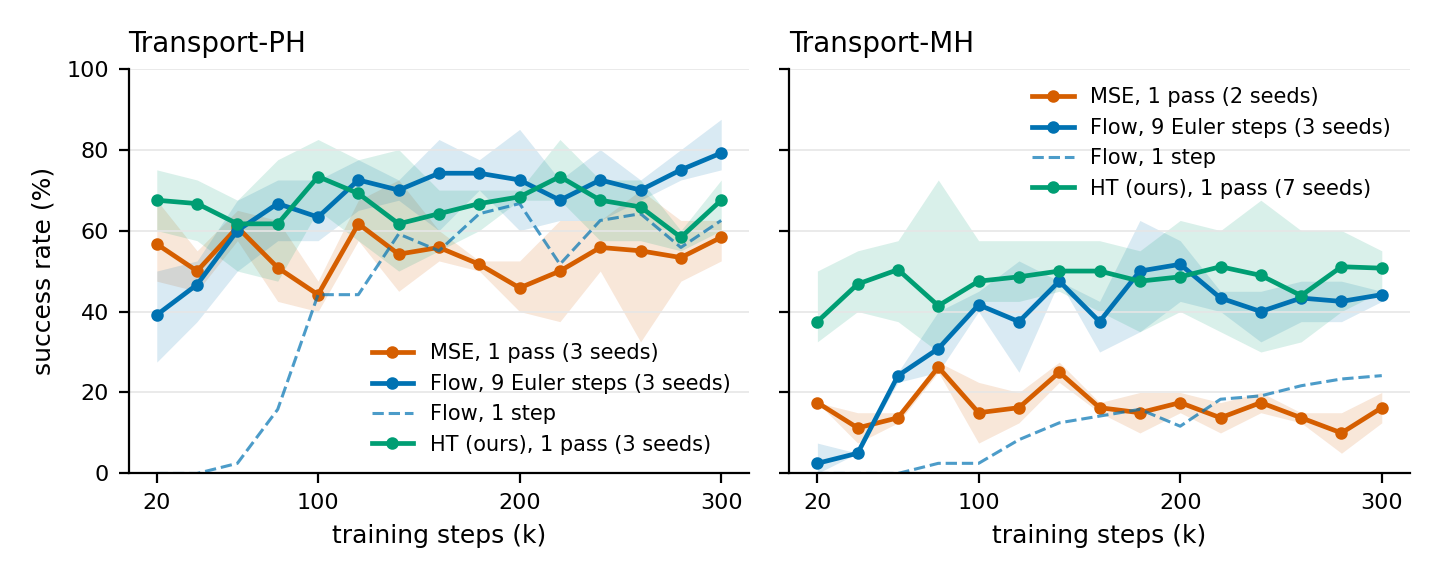

Source code (Python):
"""RoboMimic training-convergence curves: HT vs flow (same harness, Chi-UNet, absolute actions, obs history 8,
300k steps, in-train 50-episode evals every 20k). Seeds: 3 per head (transport-mh HT: 3 t12 + 4 k_align seeds).
Data: scripts_gain_rule/../rm_convergence_curves.json (per-seed curves from the cluster run logs)."""
import json, sys, numpy as np, matplotlib
matplotlib.use("Agg"); import matplotlib.pyplot as plt
D = json.load(open(sys.argv[1] if len(sys.argv) > 1 else "analysis/paper/rm_convergence_curves.json"))
steps = np.arange(20, 301, 20)
COL = {"flow": "#0072B2", "flow1": "#0072B2", "ht": "#009E73", "mip": "#8c8c8c", "mse": "#D55E00"}
LAB = {"flow": "Flow, 9 Euler steps", "flow1": "Flow, 1 step", "ht": "HT (ours), 1 pass", "mip": "MIP", "mse": "MSE, 1 pass"}
KEY = {"flow": "mean_success_9", "flow1": "mean_success_1", "ht": "mean_success_1", "mip": "mean_success_1", "mse": "mean_success_1"}
fig, axes = plt.subplots(1, 2, figsize=(7.2, 2.9), sharey=True)
summary = {}
for ax, task in zip(axes, ["transport-ph", "transport-mh"]):
    for head in ["mse", "flow", "flow1", "ht"]:
        src = "flow" if head == "flow1" else head
        if src not in D[task]: continue
        runs = dict(D[task][src])
        if head == "ht" and "ht_kalign" in D[task]: runs.update(D[task]["ht_kalign"])
        M = np.array([[v for _, v in c[KEY[head]]] for c in runs.values() if KEY[head] in c and len(c[KEY[head]]) == 15]) * 100
        m, lo, hi = M.mean(0), M.min(0), M.max(0)
        if head == "flow1":
            ax.plot(steps, m, "--", color=COL[head], lw=1.1, alpha=0.7, label=f"{LAB[head]}")
        else:
            ax.fill_between(steps, lo, hi, color=COL[head], alpha=0.15, lw=0)
            ax.plot(steps, m, "-o", color=COL[head], ms=3.5, lw=1.7, label=f"{LAB[head]} ({len(M)} seeds)")
        summary[(task, head)] = m
    ax.set_title(task.replace("transport", "Transport").replace("-ph", "-PH").replace("-mh", "-MH"), fontsize=10, loc="left")
    ax.set_xlabel("training steps (k)", fontsize=9); ax.set_xticks([20, 100, 200, 300]); ax.grid(axis="y", color="0.9", lw=0.6)
    ax.spines[["top", "right"]].set_visible(False); ax.tick_params(labelsize=8)
axes[0].set_ylabel("success rate (%)", fontsize=9); axes[0].set_ylim(0, 100); axes[0].legend(fontsize=7.5, loc="lower right", frameon=False); axes[1].legend(fontsize=7.5, loc="upper right", frameon=False)
plt.tight_layout(); plt.savefig("analysis/paper/fig_robomimic_convergence.png", dpi=200); plt.savefig("analysis/paper/fig_robomimic_convergence.pdf")
for (task, head), m in summary.items():
    first50 = next((s for s, v in zip(steps, m) if v >= 50), None); first60 = next((s for s, v in zip(steps, m) if v >= 60), None)
    print(f"{task:13s} {head:5s} mean curve: " + " ".join(f"{v:4.0f}" for v in m) + f" | first >=50%: {first50}k >=60%: {first60}k | last-5 {m[-5:].mean():.1f} | best {m.max():.1f}")
